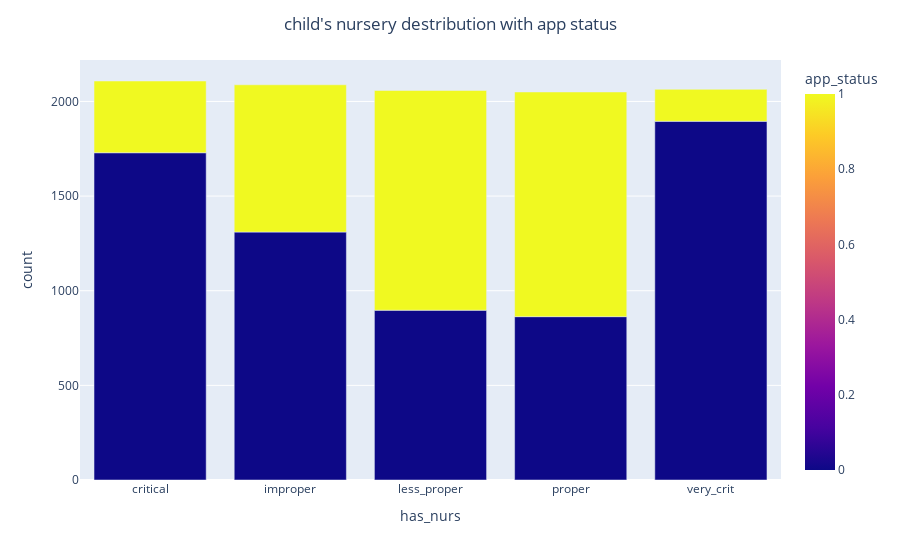

This figure's notebook cell:
### Code cell
df_nursery=train.groupby(by =['has_nurs','app_status'])['ID'].count().to_frame().reset_index().rename(columns={'has_nurs':'has_nurs','app_status':'app_status','ID':'count'})

fig = px.bar(df_nursery, x="has_nurs", y="count", color="app_status", barmode="group",
             
             )
fig.update_layout(title_text="child's nursery destribution with app status",title_x=0.5,
                  hoverlabel=dict(
                  bgcolor="white",
                  font_size=16,
                  font_family="Rockwell",
                                
     )
  )
fig.show()

### Figure 1 — Plotly figure (JSON) as saved in the notebook; plotly's stock layout.template omitted (floating-point values rounded to 4 significant figures)
{"data": [{"alignmentgroup": "True", "hovertemplate": "has_nurs=%{x}<br>count=%{y}<br>app_status=%{marker.color}<extra></extra>", "legendgroup": "", "marker": {"color": [0, 1, 0, 1, 0, 1, 0, 1, 0, 1], "coloraxis": "coloraxis"}, "name": "", "offsetgroup": "", "orientation": "v", "showlegend": false, "textposition": "auto", "type": "bar", "x": ["critical", "critical", "improper", "improper", "less_proper", "less_proper", "proper", "proper", "very_crit", "very_crit"], "xaxis": "x", "y": [1729, 379, 1310, 778, 897, 1161, 863, 1187, 1895, 169], "yaxis": "y"}], "layout": {"barmode": "group", "coloraxis": {"colorbar": {"title": {"text": "app_status"}}, "colorscale": [[0, "#0d0887"], [0.1111, "#46039f"], [0.2222, "#7201a8"], [0.3333, "#9c179e"], [0.4444, "#bd3786"], [0.5556, "#d8576b"], [0.6667, "#ed7953"], [0.7778, "#fb9f3a"], [0.8889, "#fdca26"], [1, "#f0f921"]]}, "hoverlabel": {"bgcolor": "white", "font": {"family": "Rockwell", "size": 16}}, "legend": {"tracegroupgap": 0}, "margin": {"t": 60}, "title": {"text": "child's nursery destribution with app status", "x": 0.5}, "xaxis": {"anchor": "y", "domain": [0, 1], "title": {"text": "has_nurs"}}, "yaxis": {"anchor": "x", "domain": [0, 1], "title": {"text": "count"}}}}
